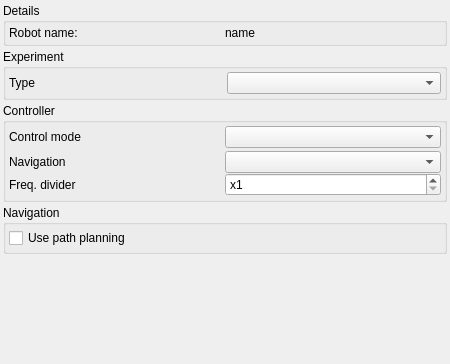
<?xml version="1.0" encoding="UTF-8"?>
<ui version="4.0">
 <class>RobotControlWidget</class>
 <widget class="QWidget" name="RobotControlWidget">
  <property name="geometry">
   <rect>
    <x>0</x>
    <y>0</y>
    <width>450</width>
    <height>364</height>
   </rect>
  </property>
  <property name="windowTitle">
   <string>Form</string>
  </property>
  <layout class="QVBoxLayout" name="verticalLayout_3">
   <property name="spacing">
    <number>3</number>
   </property>
   <property name="leftMargin">
    <number>3</number>
   </property>
   <property name="topMargin">
    <number>3</number>
   </property>
   <property name="rightMargin">
    <number>3</number>
   </property>
   <property name="bottomMargin">
    <number>3</number>
   </property>
   <item>
    <widget class="QGroupBox" name="detailsGroupBox">
     <property name="title">
      <string>Details</string>
     </property>
     <layout class="QGridLayout" name="gridLayout_2">
      <property name="leftMargin">
       <number>3</number>
      </property>
      <property name="topMargin">
       <number>3</number>
      </property>
      <property name="rightMargin">
       <number>3</number>
      </property>
      <property name="bottomMargin">
       <number>3</number>
      </property>
      <property name="spacing">
       <number>0</number>
      </property>
      <item row="0" column="0">
       <widget class="QLabel" name="label">
        <property name="text">
         <string>Robot name:</string>
        </property>
       </widget>
      </item>
      <item row="0" column="1">
       <widget class="QLabel" name="robotNameLabel">
        <property name="text">
         <string>name</string>
        </property>
       </widget>
      </item>
     </layout>
    </widget>
   </item>
   <item>
    <widget class="QGroupBox" name="experimentGroupBox">
     <property name="title">
      <string>Experiment</string>
     </property>
     <layout class="QGridLayout" name="gridLayout_3">
      <property name="leftMargin">
       <number>3</number>
      </property>
      <property name="topMargin">
       <number>3</number>
      </property>
      <property name="rightMargin">
       <number>3</number>
      </property>
      <property name="bottomMargin">
       <number>3</number>
      </property>
      <property name="horizontalSpacing">
       <number>3</number>
      </property>
      <property name="verticalSpacing">
       <number>0</number>
      </property>
      <item row="0" column="0">
       <widget class="QLabel" name="label_3">
        <property name="text">
         <string>Type</string>
        </property>
       </widget>
      </item>
      <item row="0" column="1">
       <widget class="QComboBox" name="experimentControllerComboBox"/>
      </item>
     </layout>
    </widget>
   </item>
   <item>
    <widget class="QGroupBox" name="controllerGroupBox">
     <property name="title">
      <string>Controller</string>
     </property>
     <layout class="QVBoxLayout" name="verticalLayout">
      <property name="spacing">
       <number>3</number>
      </property>
      <property name="leftMargin">
       <number>3</number>
      </property>
      <property name="topMargin">
       <number>3</number>
      </property>
      <property name="rightMargin">
       <number>3</number>
      </property>
      <property name="bottomMargin">
       <number>3</number>
      </property>
      <item>
       <layout class="QHBoxLayout" name="horizontalLayout">
        <property name="spacing">
         <number>0</number>
        </property>
        <item>
         <widget class="QLabel" name="label_2">
          <property name="text">
           <string>Control mode</string>
          </property>
         </widget>
        </item>
        <item>
         <widget class="QComboBox" name="controlModeComboBox"/>
        </item>
       </layout>
      </item>
      <item>
       <widget class="QWidget" name="navigationWidget" native="true">
        <layout class="QGridLayout" name="gridLayout">
         <property name="leftMargin">
          <number>0</number>
         </property>
         <property name="topMargin">
          <number>0</number>
         </property>
         <property name="rightMargin">
          <number>0</number>
         </property>
         <property name="bottomMargin">
          <number>0</number>
         </property>
         <property name="spacing">
          <number>0</number>
         </property>
         <item row="2" column="2">
          <widget class="QSpinBox" name="frequencyDividerSpinBox">
           <property name="prefix">
            <string>x</string>
           </property>
           <property name="minimum">
            <number>1</number>
           </property>
           <property name="maximum">
            <number>20</number>
           </property>
          </widget>
         </item>
         <item row="0" column="0" rowspan="2">
          <widget class="QLabel" name="navigationLabel">
           <property name="text">
            <string>Navigation</string>
           </property>
          </widget>
         </item>
         <item row="1" column="2">
          <widget class="QComboBox" name="navigationComboBox"/>
         </item>
         <item row="2" column="0">
          <widget class="QLabel" name="frequencyDividerLabel">
           <property name="text">
            <string>Freq. divider</string>
           </property>
          </widget>
         </item>
        </layout>
       </widget>
      </item>
     </layout>
    </widget>
   </item>
   <item>
    <widget class="QGroupBox" name="navigationGroupBox">
     <property name="title">
      <string>Navigation</string>
     </property>
     <layout class="QVBoxLayout" name="verticalLayout_2">
      <property name="spacing">
       <number>3</number>
      </property>
      <property name="leftMargin">
       <number>3</number>
      </property>
      <property name="topMargin">
       <number>3</number>
      </property>
      <property name="rightMargin">
       <number>3</number>
      </property>
      <property name="bottomMargin">
       <number>3</number>
      </property>
      <item>
       <widget class="QCheckBox" name="pathPlanningCheckBox">
        <property name="text">
         <string>Use path planning</string>
        </property>
       </widget>
      </item>
     </layout>
    </widget>
   </item>
   <item>
    <spacer name="verticalSpacer">
     <property name="orientation">
      <enum>Qt::Vertical</enum>
     </property>
     <property name="sizeHint" stdset="0">
      <size>
       <width>20</width>
       <height>40</height>
      </size>
     </property>
    </spacer>
   </item>
  </layout>
 </widget>
 <resources/>
 <connections/>
</ui>
